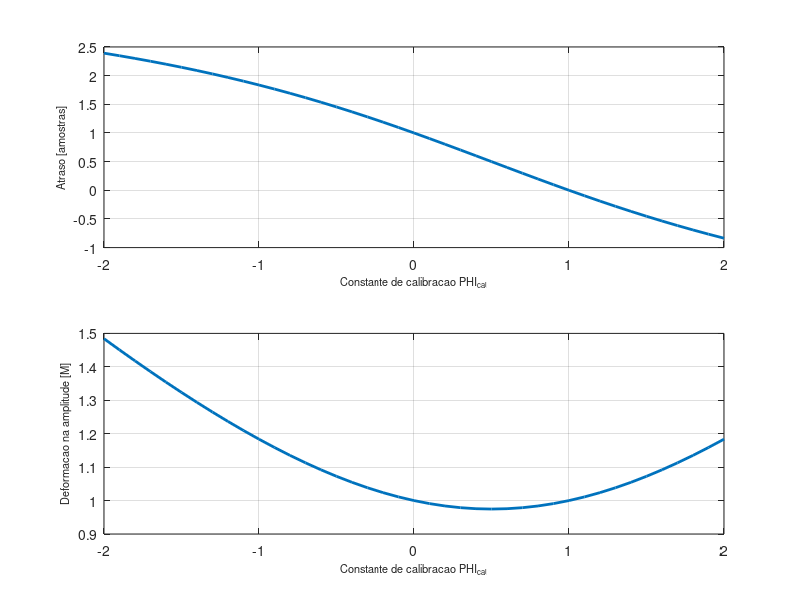

Source code (MATLAB):
phical = -2:.1:2;
fa=834.93;
f=60;
dt=1/fa;

A=(1-phical)*cos(2*pi*f*dt)+phical;
B=(1-phical)*sin(2*pi*f*dt);
fi=atan(B./A)*180/pi;
natraso=atan(B./A)/(2*pi*60)/dt;
M=sqrt(A.^2+B.^2);

subplot(2,1,1)
plot(phical,natraso,'linewidth',2);
xlabel('Constante de calibracao PHI_c_a_l','fontsize',8)
ylabel('Atraso [amostras]','fontsize',8)
grid on

subplot(2,1,2)
plot(phical,M,'linewidth',2);
xlabel('Constante de calibracao PHI_c_a_l','fontsize',8)
ylabel('Deformacao na amplitude [M]','fontsize',8)
grid on